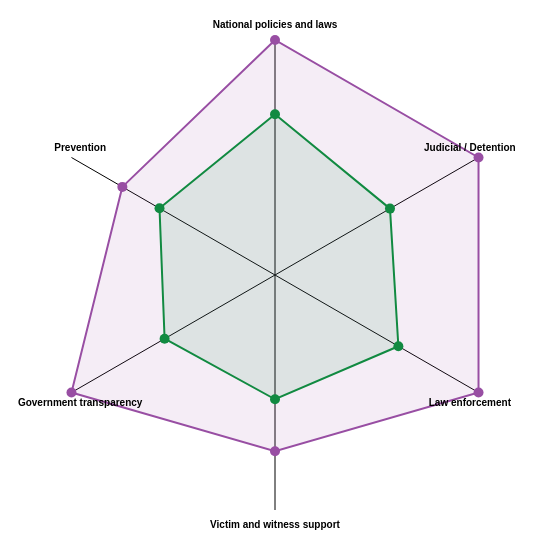

Vega-Lite specification for this chart:
### Vega specification from a JSON file in a GitHub repository (floating-point values rounded to 4 significant figures)
{"$schema": "https://vega.github.io/schema/vega/v5.json", "description": "A radar chart example, showing multiple dimensions in a radial layout.", "width": 550, "height": 550, "padding": 40, "autosize": {"type": "none", "contains": "padding"}, "signals": [{"name": "radius", "update": "width / 2"}], "data": [{"name": "table", "values": [{"Country": "Australia", "category": "Prevention", "value": 6.0}, {"Country": "Australia", "category": "National policies and laws", "value": 8.0}, {"Country": "Australia", "category": "Judicial / Detention", "value": 8.0}, {"Country": "Australia", "category": "Law enforcement", "value": 8.0}, {"Country": "Australia", "category": "Victim and witness support", "value": 6.0}, {"Country": "Australia", "category": "Government transparency", "value": 8.0}, {"Country": "Rest of the World", "category": "Prevention", "value": 4.54}, {"Country": "Rest of the World", "category": "National policies and laws", "value": 5.47}, {"Country": "Rest of the World", "category": "Judicial / Detention", "value": 4.52}, {"Country": "Rest of the World", "category": "Law enforcement", "value": 4.85}, {"Country": "Rest of the World", "category": "Victim and witness support", "value": 4.23}, {"Country": "Rest of the World", "category": "Government transparency", "value": 4.34}]}, {"name": "countries", "source": "table", "transform": [{"type": "aggregate", "groupby": ["category"]}]}], "scales": [{"name": "angular", "type": "point", "range": {"signal": "[-PI, PI]"}, "padding": 0.5, "domain": {"data": "countries", "field": "category"}}, {"name": "radial", "type": "linear", "range": {"signal": "[0, radius]"}, "zero": true, "nice": false, "domain": {"data": "table", "field": "value"}, "domainMin": 0}, {"name": "color", "type": "ordinal", "domain": ["Australia", "Rest of the World"], "range": ["#984ea3", "#118a41"]}], "legends": [{"fill": "color", "title": "Country", "orient": "right", "encode": {"symbols": {"enter": {"fillOpacity": {"value": 0.8}, "stroke": {"value": "transparent"}}}}}], "encode": {"enter": {"x": {"signal": "radius"}, "y": {"signal": "radius"}}}, "marks": [{"type": "group", "name": "categories", "zindex": 1, "from": {"facet": {"data": "table", "name": "facet", "groupby": ["Country"]}}, "marks": [{"type": "line", "name": "category-line", "from": {"data": "facet"}, "encode": {"enter": {"interpolate": {"value": "linear-closed"}, "x": {"signal": "scale('radial', datum.value) * cos(scale('angular', datum.category))"}, "y": {"signal": "scale('radial', datum.value) * sin(scale('angular', datum.category))"}, "stroke": {"scale": "color", "field": "Country"}, "strokeWidth": {"value": 2}, "fill": {"scale": "color", "field": "Country"}, "fillOpacity": {"value": 0.1}}}}, {"type": "symbol", "from": {"data": "facet"}, "encode": {"enter": {"x": {"signal": "scale('radial', datum.value) * cos(scale('angular', datum.category))"}, "y": {"signal": "scale('radial', datum.value) * sin(scale('angular', datum.category))"}, "fill": {"scale": "color", "field": "Country"}, "size": {"value": 100}, "tooltip": {"signal": "datum.Country + ': ' + format(datum.value, '.2f')"}}}}]}, {"type": "rule", "name": "radial-grid", "from": {"data": "countries"}, "zindex": 0, "encode": {"enter": {"x": {"value": 0}, "y": {"value": 0}, "x2": {"signal": "radius * cos(scale('angular', datum.category))"}, "y2": {"signal": "radius * sin(scale('angular', datum.category))"}, "stroke": {"value": "black"}, "strokeWidth": {"value": 1}}}}, {"type": "text", "name": "key-label", "from": {"data": "countries"}, "zindex": 1, "encode": {"enter": {"x": {"signal": "(radius - 10) * cos(scale('angular', datum.category))"}, "y": {"signal": "(radius + 10) * sin(scale('angular', datum.category))"}, "text": {"field": "category"}, "align": [{"test": "abs(scale('angular', datum.category)) > PI / 2", "value": "center"}, {"value": "center"}], "baseline": [{"test": "scale('angular', datum.category) > 0", "value": "top"}, {"test": "scale('angular', datum.category) == 0", "value": "middle"}, {"value": "bottom"}], "fill": {"value": "black"}, "fontWeight": {"value": "bold"}, "fontSize": {"value": 10}}}}]}
